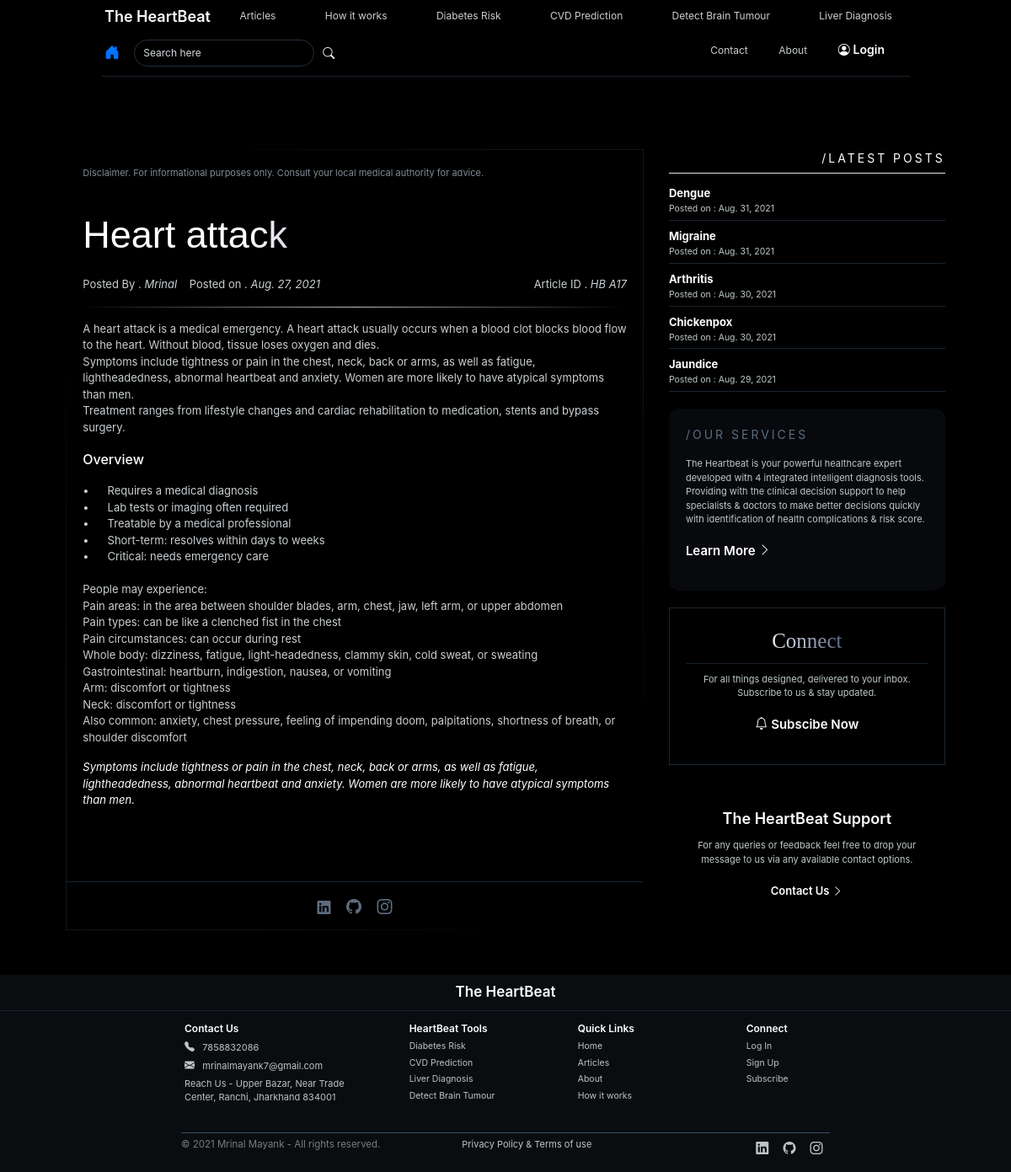
/17/read_article/, run on the app's committed database.
### MAINAPP/models.py (models this page shows, shortened)
class Article(models.Model):
	posted_on=models.DateField(blank=True,default=timezone.now)
	posted_by =models.CharField(max_length=100,blank=True)
	article_name = models.CharField(max_length= 200)
	article_caption=models.TextField(blank=True)
	article_introduction=models.TextField(blank=True)
	article_sub_heading1 =models.CharField(max_length= 200 ,blank=True)
	article_sub_body1 =models.TextField(blank=True)
	article_conclusion =models.TextField(blank=True)
	article_image = models.ImageField(null=True, blank=True , help_text="crop image as square before upload to get uniform size in the page")
	add_article_to_home = models.BooleanField(default=False,null=True, blank=True ,help_text="Yes will enable to display it on home page")

### MAINAPP/views.py (the view)
# urls.py: path('<int:id>/read_article/', views.read_article, name="read_article"),
def read_article(request ,id):
	page = Article.objects.get(id=id)
	topics =reversed(Article.objects.all().order_by('id'))
	context = {'page':page ,'topics':topics}
	return render(request, 'MAINAPP/read_article.html', context)

### templates/MAINAPP/read_article.html
{%  extends 'MAINAPP/home.html' %}
{% load static %}
{% block content %}
<div class="bground1">
<br><br><br><br><br><br>
<div class="container" style="">
  <div class="col-lg-12" style="margin-left:auto;margin-right:auto;padding:3%">
  <div class="row">
    <div class="col-lg-8 col-md-10 col-sm-12 col-12" style="margin-left:auto;margin-right:auto;display:flex;flex-wrap:wrap;margin-bottom:20px;">
      <div class="" style="display:flex;flex-wrap:wrap;width:100%;margin-right:auto;margin-left:auto;padding:1px; background:linear-gradient(to bottom left,rgba(23, 32, 42,0.7) 10% , #000000 40%,#000000 60%, rgba(23, 32, 42,0.7) 90%);">
      <div class="" style="background:black;padding:19px;width:100%;position:relative;">
        <p style="font-size:11px;font-weight:400;color:#808B96 ;margin-bottom:7px;">Disclaimer. For informational purposes only. Consult your local medical authority for advice.</p>
        <br>
        <p  class="logogradient" style="font-size:45px;color:white;font-family: 'Bodoni Moda', sans-serif;">{{page.article_name}}</p>
        <div class="row">
          <div class="col-lg-8 col-md-6 col-sm-6 col-6">
            <p style="color:#CACFD2;font-size:13px;">Posted By . <i>{{page.posted_by}}</i> &nbsp;&nbsp; Posted on . <i>{{page.posted_on}}</i></p>
          </div>
          <div class="col-lg-4 col-md-6 col-sm-6 col-6">
            <p style="color:#CACFD2;font-size:13px;text-align:right">Article ID . <i>HB A{{page.id}}</i></p>
          </div>
        </div>
        <hr style="border:0;margin-top:0px;height: 1px;background-image: linear-gradient(to right, rgba(255,255,255, 0), rgba(255,255,255, 0.75), rgba(255,255,255, 0));">
          <p style="white-space: pre-wrap;color:#CACFD2;font-size:13px">{{page.article_introduction}}</p>
          <p style="white-space: pre-wrap;color:white;font-size:16px;font-weight:500;">{{page.article_sub_heading1}}</p>
          <p style="white-space: pre-wrap;color:#CACFD2;font-size:13px">{{page.article_sub_body1}}</p>
          <p style="white-space: pre-wrap;color:white;font-size:13px"><i>{{page.article_conclusion}}</i></p>
          <br>
          <br>
          <div class="icons text-center" style=" position: absolute;bottom:5px;margin-right:auto;margin-left:auto; left:0;right:0;">
            <hr color="#1C2833">
           <label ><a href="https://www.linkedin.com/in/mrinal-mayank-bb3112200/"><i class="bi bi-linkedin"
           style="margin:7px;font-size:16px;color:#5D6D7E ;"></i></a></label>
           <label ><a href="https://github.com/mrinalmayank7/"><i class="bi bi-github"
           style="margin:7px;font-size:18px;color:#5D6D7E ;"></i></a></label>
           <label ><a href="https://www.instagram.com/mrinalmayank7/"><i class="bi bi-instagram"
              style="margin:7px;font-size:18px;color:#5D6D7E ;"></i></a></label>
           </div>
        </div>
      </div>
    </div>
    <div class="col-lg-4 col-md-10 col-sm-12 col-12" style="margin-left:auto;margin-right:auto;display:flex;flex-wrap:wrap;">
      <div class="" style="width:100%;">
        <div class="" style="margin-bottom:20px;">
          <p style="text-align:right;color:white;font-size:14px;margin:0px;letter-spacing:3px;">/LATEST POSTS</p>
          <hr color="white" style="margin:7px 0px 10px 0px;">
                  {% for topic in topics %}
                  {% if forloop.counter < 6 %}
                  <p style="margin-bottom:0px;"><a data-product="{{ topic.id }}" href="{% url 'read_article' topic.id %}"
                    style="font-size:13px;color:white;margin-bottom:0px;font-weight:700;">{{topic.article_name}}</a></p>
                    <p style="font-size:10.5px;color:grey;margin-bottom:0px;color:#BFC9CA;">Posted on : {{topic.posted_on}}</p>
                    <hr color="#1C2833"style="margin-top:5px;margin-bottom:5px">
                {% endif %}
                {% endfor %}
        </div>
        <div class="" style="padding:20px;background:rgba(23, 32, 42 ,0.3);border-radius:13px;margin-bottom:20px;">
          <p style="color:#5D6D7E ;font-size:14px;letter-spacing:3px">/OUR SERVICES</p>
          <p style="font-size:11px;color:#BFC9CA;;">The Heartbeat is  your powerful healthcare expert developed with 4 integrated intelligent diagnosis tools. Providing with the clinical decision support to help specialists & doctors to make better decisions quickly with identification of health complications & risk score.</p>
          <p class="glowicon" style=""><a  class="glowicon"href="{% url 'howitworks' %}" style="text-align:center;background:transparent;border-radius:30px;border-width:2px;font-size:15px;font-weight:600;border:0px;color:white;"> Learn More <i class="bi bi-chevron-right"></i></a></p>
        </div>
        <div class="text-center" style="border:1px solid #1C2833;padding:20px;margin-bottom:20px;">
          <p class="logogradient"style="font-family: 'Bodoni Moda', serif;color:white;text-align:center;margin:0px;font-size:25px;">Connect</p>
          <hr color="#1C2833" style="margin:7px 0px 10px 0px">
          <p style="font-size:11px;color:#BFC9CA;">For all things designed, delivered to your inbox. Subscribe to us & stay updated.</p>
          <p class="glowicon" style="text-align:center;"><a  class="glowicon"href="{% url 'home' %}#subscribe" style="text-align:center;background:transparent;border-radius:30px;border-width:2px;font-size:15px;font-weight:600;border:0px;color:white;"><i class="bi bi-bell"></i> Subscibe Now </a></p>
        </div>
        <div class="text-center" style="padding:20px;margin-bottom:20px;">
          <p style="color:white;text-align:center;margin:10px;font-size:18px;font-weight:600;">The HeartBeat Support</p>
          <p style="font-size:11px;color:#BFC9CA;">For any queries or feedback feel free to drop your message to us via any available contact options.</p>
          <p class="glowicon" style="text-align:center;"><a  class="glowicon"href="{% url 'contact' %}" style="text-align:center;background:transparent;border-radius:30px;border-width:2px;font-size:13px;font-weight:600;border:0px;color:white;"> Contact Us <i class="bi bi-chevron-right"></i></a></p>
        </div>
      </div>
    </div>
  </div>
  </div>
</div>
</div>
{% endblock content %}

### static/css/main.css (style rules this page uses)
.bground1 ,.bground2 , .hometextfade ,#particles-js { animation: fadeInAnimation ease 7s; animation-iteration-count: 1; animation-fill-mode:backwards; }
.logogradient { background:linear-gradient(to left , #182857 20% ,white 70%); -webkit-background-clip: text; -webkit-text-fill-color: transparent; }

### data on the page
Article: article_name "Heart attack", posted_by "Mrinal", posted_on "Aug. 27, 2021", id "17", article_introduction "A heart attack is a medical emergency. A heart attack usually occurs when a blood clot blocks blood flow to the heart. Without blood, tissue loses oxygen and dies. Symptoms include tightness or pain in the chest, neck, back or arms, as well as fatigue, lightheadedness, abnormal heartbeat and anxiety. Women are more likely to have atypical symptoms than men. Treatment ranges from lifestyle changes and cardiac rehabilitation to medication, stents and bypass surgery.", article_sub_heading1 "Overview", article_sub_body1 "• Requires a medical diagnosis • Lab tests or imaging often required • Treatable by a medical professional • Short-term: resolves within days to weeks • Critical: needs emergency care People may experience: Pain areas: in the area between shoulder blades, arm, chest, jaw, left arm, or upper abdomen Pain types: can be like a clenched fist in the chest Pain circumstances: can occur during rest Whole body: dizziness, fatigue, light-headedness, clammy skin, cold sweat, or sweating Gastrointestinal: heartburn, indigestion, nausea, or vomiting Arm: discomfort or tightness Neck: discomfort or tightness Also common: anxiety, chest pressure, feeling of impending doom, palpitations, shortness of…", article_conclusion "Symptoms include tightness or pain in the chest, neck, back or arms, as well as fatigue, lightheadedness, abnormal heartbeat and anxiety. Women are more likely to have atypical symptoms than men."
Article: article_name "Dengue", posted_on "Aug. 31, 2021"
Article: article_name "Migraine", posted_on "Aug. 31, 2021"
Article: article_name "Arthritis", posted_on "Aug. 30, 2021"
Article: article_name "Chickenpox", posted_on "Aug. 30, 2021"
Article: article_name "Jaundice", posted_on "Aug. 29, 2021"
